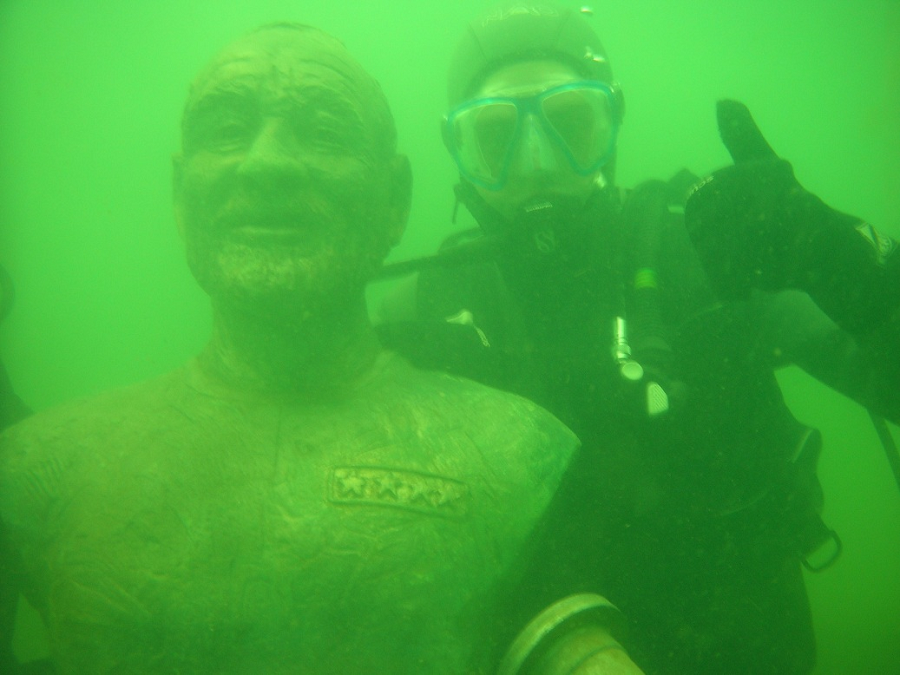
%> input picture code/underwater/1.jpg, 900 x 675 px
$ octave --eval "result = saliency_detection(imread('underwater/1.jpg'));"   (GNU Octave 9; MATLAB toolbox functions it lacks are replaced by stand-ins)
%> lines starting %> are read from the running program, lines starting %| are printed output that depends on the picture
function sm = saliency_detection(img)
%
%---------------------------------------------------------
% Read image and blur it with a 3x3 or 5x5 Gaussian filter
%---------------------------------------------------------
%img = imread('input_image.jpg');%Provide input image path
gfrgb = imfilter(img, fspecial('gaussian', 3, 3), 'symmetric', 'conv');
%---------------------------------------------------------
% Perform sRGB to CIE Lab color space conversion (using D65)
%---------------------------------------------------------
%cform = makecform('srgb2lab', 'whitepoint', whitepoint('d65'));
cform = makecform('srgb2lab');
lab = applycform(gfrgb,cform);
%> lab: size 675x900x3 uint8; mean of channels 1, 2, 3 158.6, 79.7, 175.4
%---------------------------------------------------------
% Compute Lab average values (note that in the paper this
% average is found from the unblurred original image, but
% the results are quite similar)
%---------------------------------------------------------
l = double(lab(:,:,1)); lm = mean(mean(l));
%> after `l = double(lab(:,:,1))`:
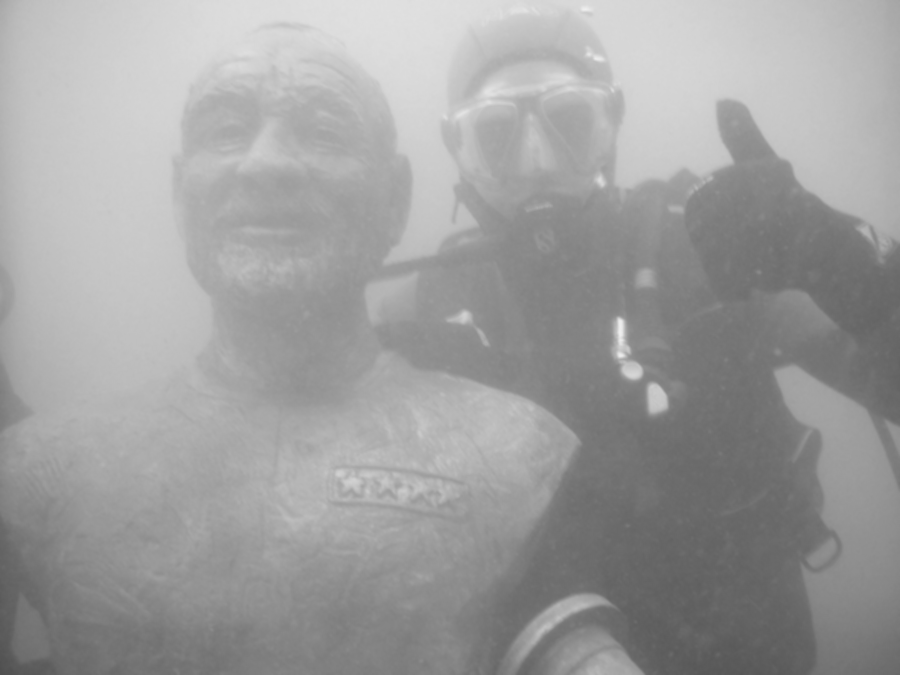
%> l: size 675x900 double; min 79, max 239, mean 158.6
%> after `lm = mean(mean(l))`: lm = 158.6
a = double(lab(:,:,2)); am = mean(mean(a));
%> after `a = double(lab(:,:,2))`:
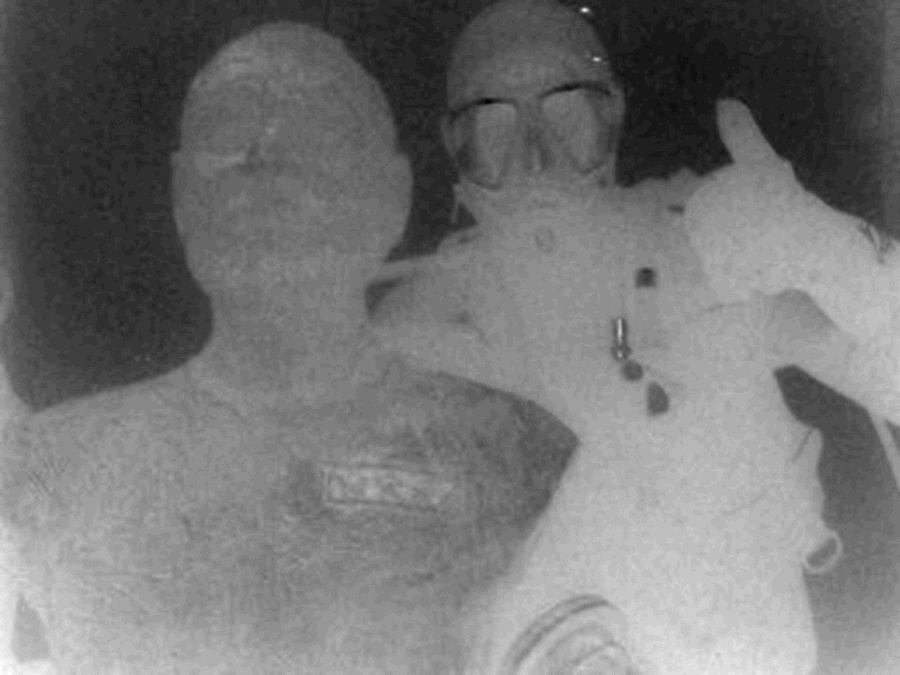
%> a: size 675x900 double; min 65, max 97, mean 79.7; drawn with min black and max white
%> after `am = mean(mean(a))`: am = 79.72
b = double(lab(:,:,3)); bm = mean(mean(b));
%> after `b = double(lab(:,:,3))`:
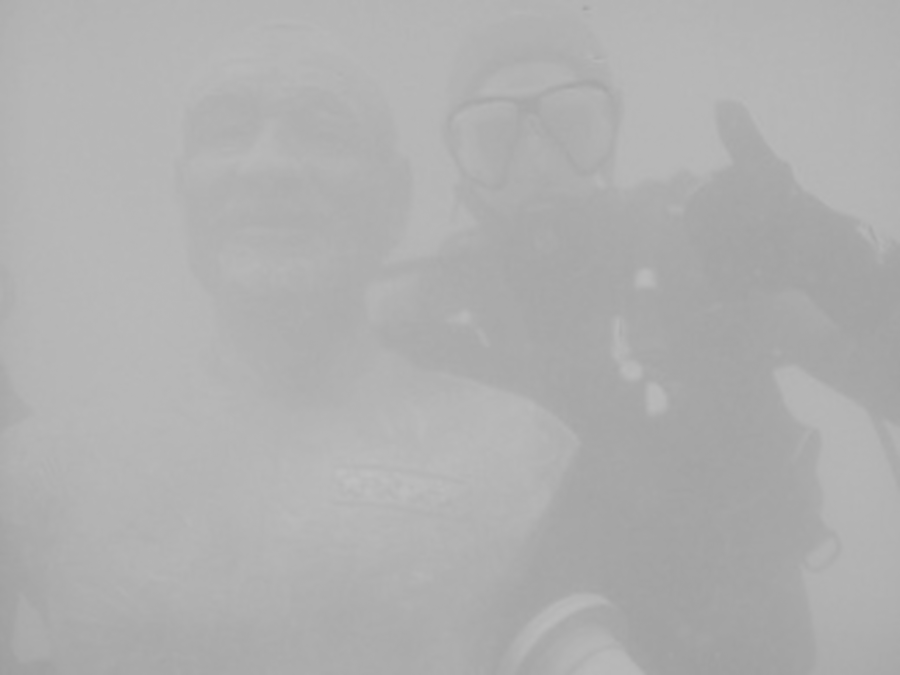
%> b: size 675x900 double; min 158, max 192, mean 175.4
%> after `bm = mean(mean(b))`: bm = 175.4
%---------------------------------------------------------
% Finally compute the saliency map and display it.
%---------------------------------------------------------
sm = (l-lm).^2 + (a-am).^2 + (b-bm).^2;
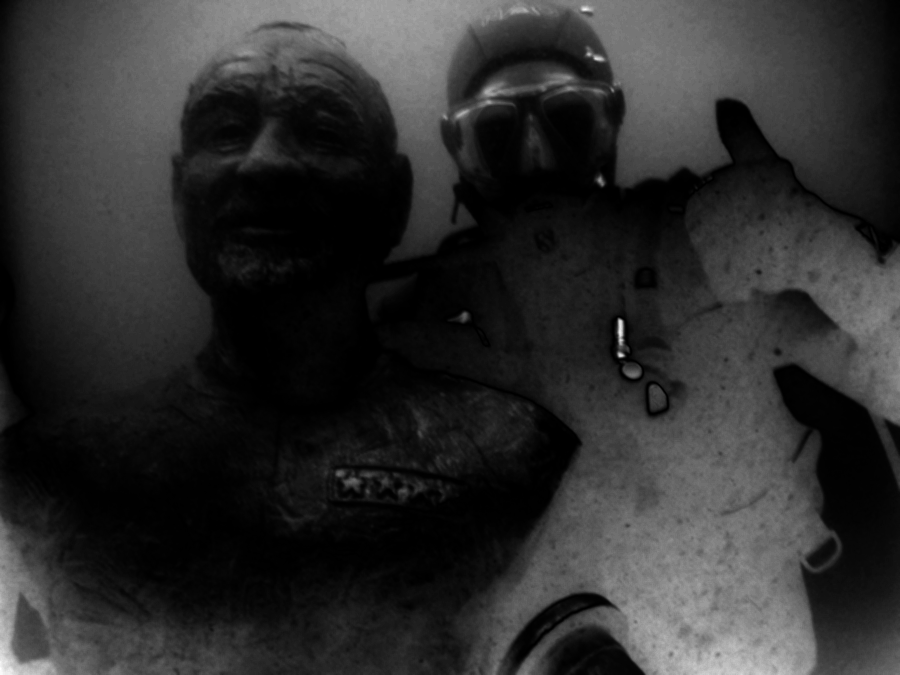
%> sm: size 675x900 double; min 0.444, max 6930.3, mean 1246.1; drawn with min black and max white

$ run again, on code/underwater/4.jpg
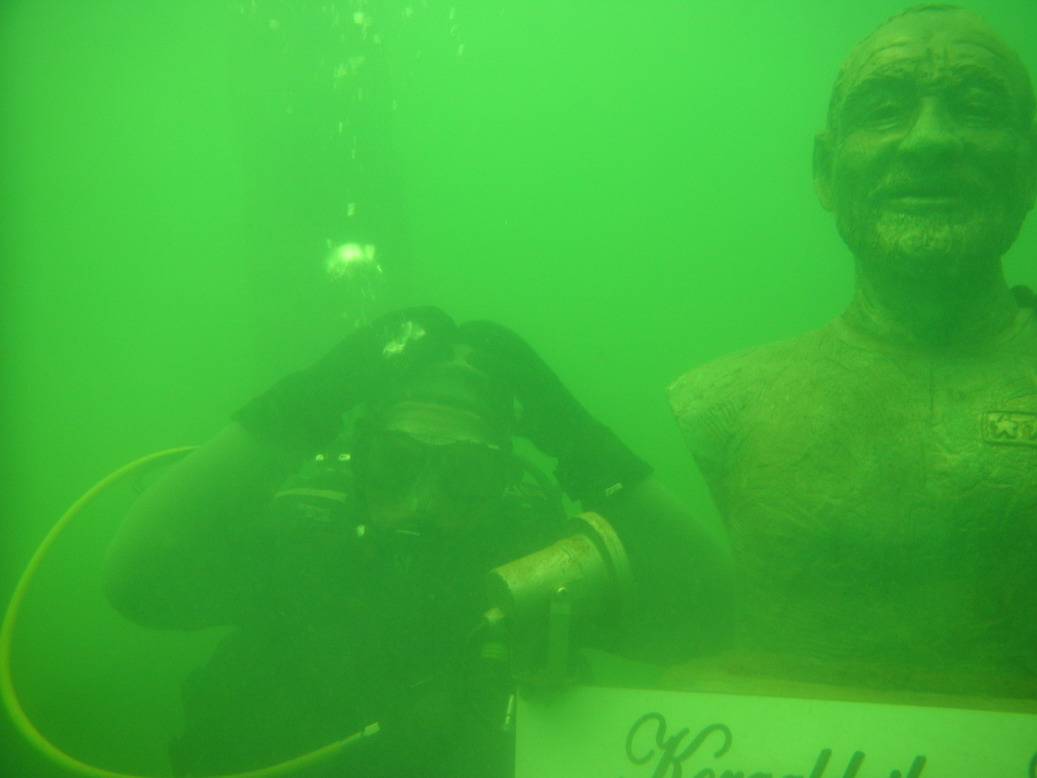
%> input picture code/underwater/4.jpg, 1037 x 778 px
%> lab: size 778x1037x3 uint8; mean of channels 1, 2, 3 163.5, 76.5, 178.6
%> lm = 163.5
%> am = 76.54
%> in saliency_detection, `b = double(lab(:,:,3))`:
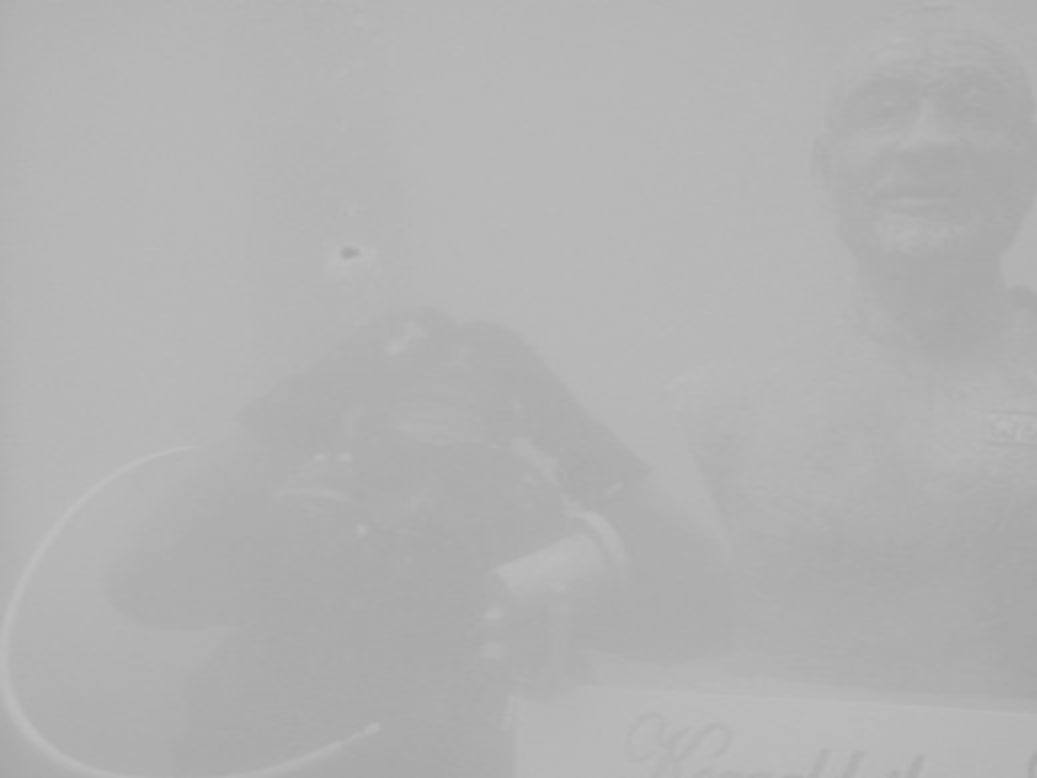
%> b: size 778x1037 double; min 164, max 190, mean 178.6
%> bm = 178.6
%> in saliency_detection, `sm = (l-lm).^2 + (a-am).^2 + (b-bm).^2;`:
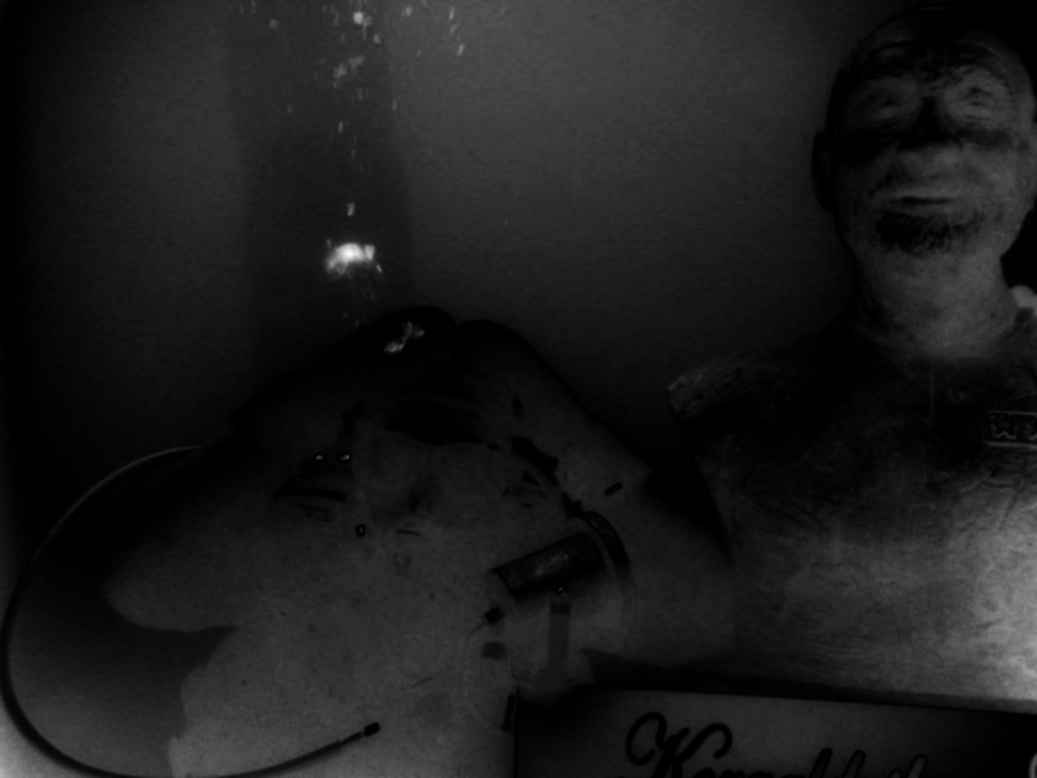
%> sm: size 778x1037 double; min 0.613, max 6965.4, mean 774; drawn with min black and max white

$ run again, on code/underwater/5.jpg
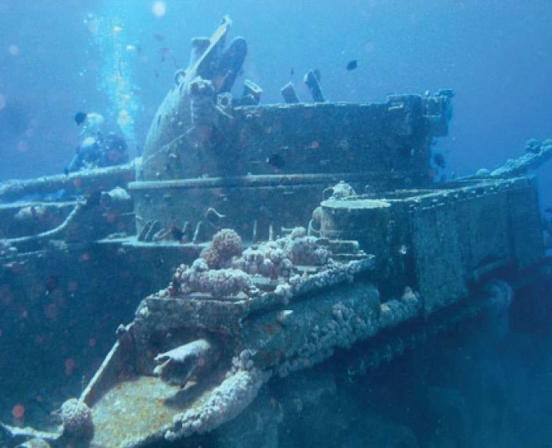
%> input picture code/underwater/5.jpg, 552 x 448 px
%> lab: size 448x552x3 uint8; mean of channels 1, 2, 3 116.2, 117.9, 100.4
%> lm = 116.2
%> am = 117.9
%> in saliency_detection, `b = double(lab(:,:,3))`:
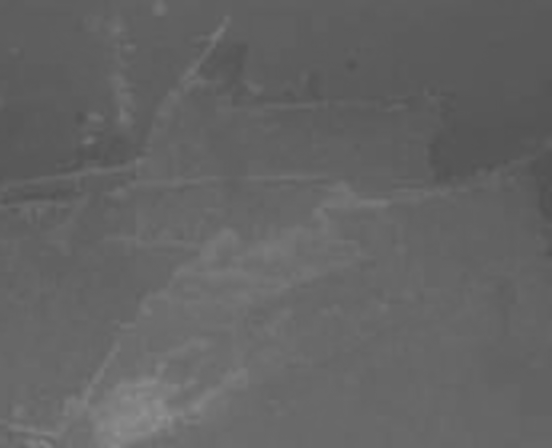
%> b: size 448x552 double; min 80, max 142, mean 100.4
%> bm = 100.4
%> in saliency_detection, `sm = (l-lm).^2 + (a-am).^2 + (b-bm).^2;`:
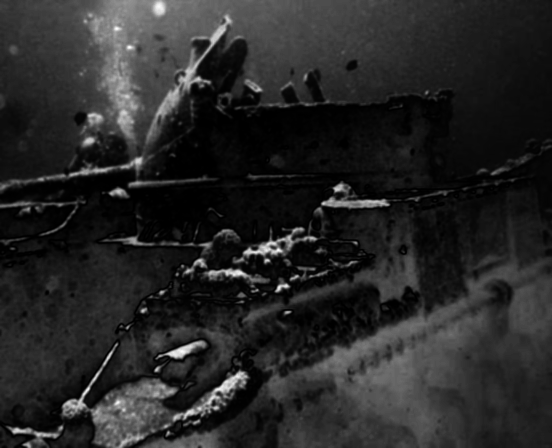
%> sm: size 448x552 double; min 0.182, max 12751.5, mean 1970.7; drawn with min black and max white

$ run again, on code/underwater/6.jpg
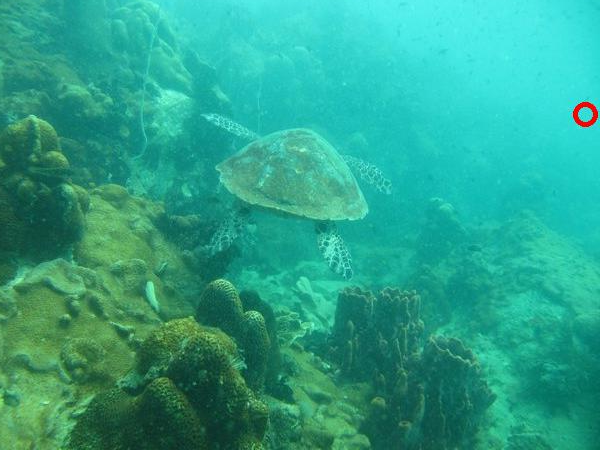
%> input picture code/underwater/6.jpg, 600 x 450 px
%> lab: size 450x600x3 uint8; mean of channels 1, 2, 3 152.5, 90.9, 131.3
%> lm = 152.5
%> am = 90.88
%> in saliency_detection, `b = double(lab(:,:,3))`:
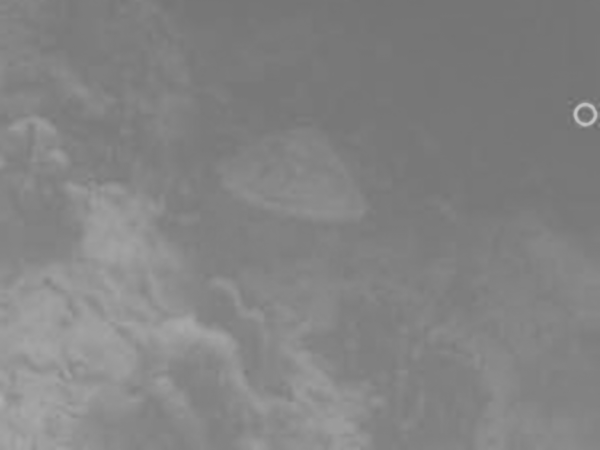
%> b: size 450x600 double; min 107, max 194, mean 131.3
%> bm = 131.3
%> in saliency_detection, `sm = (l-lm).^2 + (a-am).^2 + (b-bm).^2;`:
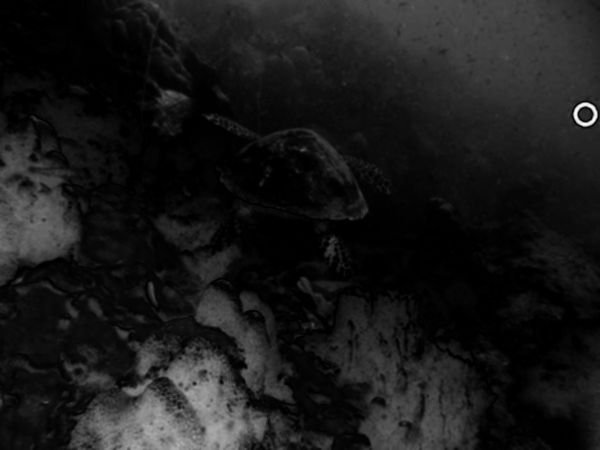
%> sm: size 450x600 double; min 0.331, max 17282.3, mean 1756; drawn with min black and max white
